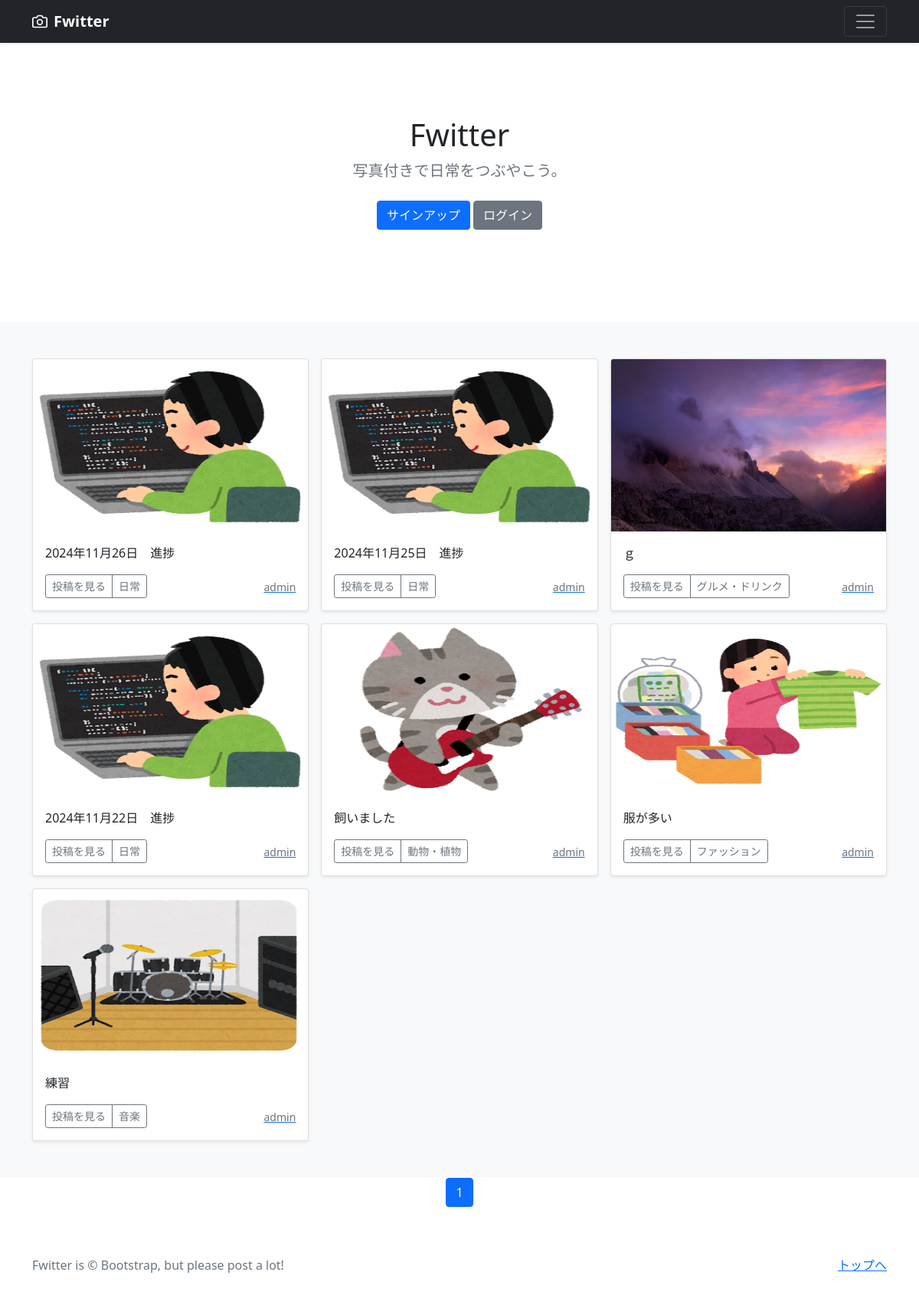
/user-list/1, run on the app's committed database.
### photo/models.py (models this page shows, shortened)
class PhotoPost(models.Model):
    user = models.ForeignKey(
        CustomUser,
        verbose_name='ユーザー',
        on_delete=models.CASCADE
        )
    category = models.ForeignKey(
        Category,
        verbose_name='カテゴリ',
        on_delete=models.PROTECT
        )
    title = models.CharField(
        verbose_name='タイトル',
        max_length=200
        )
    comment = models.TextField(
        verbose_name='コメント',
        )
    image1 = models.ImageField(
        verbose_name='イメージ1',
        upload_to = 'photos'
        )
    image2 = models.ImageField(
        verbose_name='イメージ2',
        upload_to = 'photos',
        blank=True,
        null=True
        )
    posted_at = models.DateTimeField(
        verbose_name='日時',
        auto_now_add=True
        )

class Category(models.Model):
    title = models.CharField(
        verbose_name='カテゴリ',
        max_length=20)

### accounts/models.py (models this page shows)
class CustomUser(AbstractUser):
    pass

### photo/views.py (the view)
class UserView(ListView):
    template_name ='index.html'
    paginate_by = 9
    def get_queryset(self):
      user_id = self.kwargs['user']
      user_list = PhotoPost.objects.filter(
        user=user_id).order_by('-posted_at')
      return user_list

### photo/templates/index.html (shortened to what this page needs)
{% extends 'base.html' %}
{% block contents %}
{% include "photos_title.html" %}
{% include "photos_list.html" %}
{% include "pagination.html" %}
{% endblock %}

### photo/templates/photos_list.html (shortened to what this page needs)
<div class="album py-5 bg-light">
  <div class="container">
    <div class="row row-cols-1 row-cols-sm-2 row-cols-md-3 g-3">
      {% for record in object_list %}
      <div class="col">
        <div class="card shadow-sm">
          <img src="{{ record.image1.url }}"
               class="bd-placeholder-img card-img-top"
               width="100%" height="225"
               xmlns="http://www.w3.org/2000/svg"
               role="img" aria-label="Placeholder: Thumbnail"
               preserveAspectRatio="xMidYMid slice"
               focusable="false">
               <rect width="100%" height="100%" fill="#55595c"/>
          <div class="card-body">
            <p class="card-text">
              {{record.title}}
            </p>
            <div class="d-flex justify-content-between align-items-center">
              <div class="btn-group">
                <button type="button"
                        class="btn btn-sm btn-outline-secondary"
onclick="location.href='{% url 'photo:photo_detail' record.pk %}'">
                        投稿を見る</button>
                <button type="button"
                        class="btn btn-sm btn-outline-secondary"
onclick="location.href='{% url 'photo:photos_cat' category=record.category.id %}'">
                        {{record.category.title}}</button>
              </div>
              <a href="{% url 'photo:user_list' user=record.user.id %}">
                <small class="text-muted">
                  {{record.user.username}}</small>
              </a>
            </div>
          </div>
        </div>
      </div>
      {% endfor %}
    </div>
  </div>
</div>

### photo/templates/base.html (style rules this page uses)
.bd-placeholder-img { font-size: 1.125rem; text-anchor: middle; -webkit-user-select: none; -moz-user-select: none; user-select: none; }

### data on the page
PhotoPost: image1 (picture), title "2024年11月26日 進捗", category "日常", user.username "admin"
PhotoPost: image1 (picture), title "2024年11月25日 進捗", category "日常", user.username "admin"
PhotoPost: image1 (picture), title "ｇ", category "グルメ・ドリンク", user.username "admin"
PhotoPost: image1 (picture), title "2024年11月22日 進捗", category "日常", user.username "admin"
PhotoPost: image1 (picture), title "飼いました", category "動物・植物", user.username "admin"
PhotoPost: image1 (picture), title "服が多い", category "ファッション", user.username "admin"
PhotoPost: image1 (picture), title "練習", category "音楽", user.username "admin"

### other printed values
{{ num }} "1"
